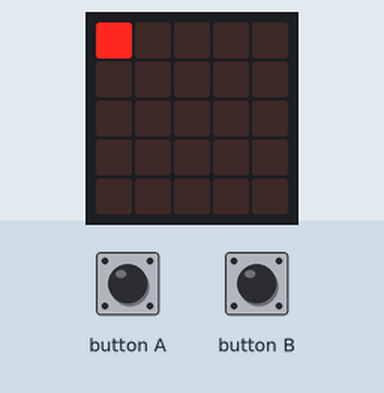
This program was run on a simulated BBC micro:bit (MakeCode). On the bench: the board's 5×5 LED display. Inputs (shaded band) come from the test bench.

Above: at 1.2 s.
1.3 s: button A pressed for 0.15 s
At 2.3 s:
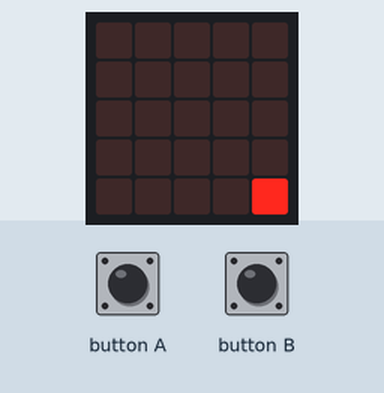
2.9 s: button A pressed for 0.15 s
At 3.6 s:
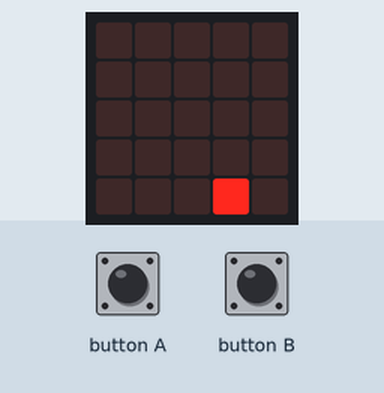
4.5 s: button A pressed for 0.15 s
At 5.8 s:
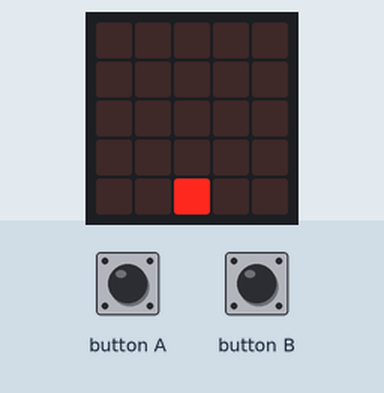
6.1 s: button A pressed for 0.15 s
At 7.2 s:
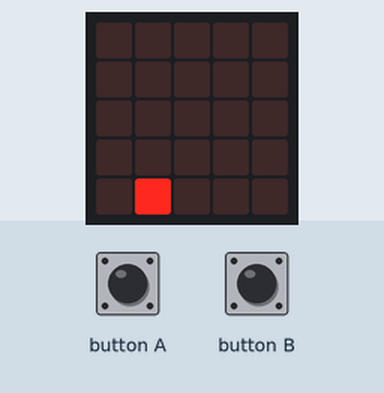
7.7 s: button A pressed for 0.15 s
At 8.4 s:
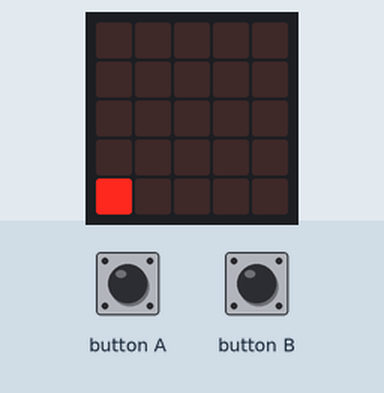
9.3 s: button A pressed for 0.15 s
At 10.8 s:
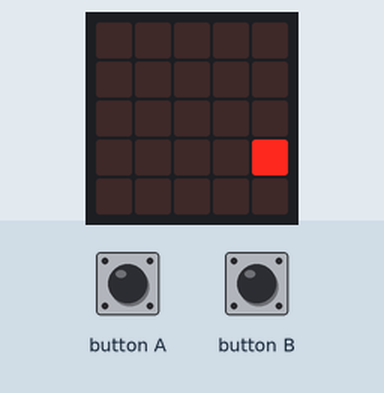
Timing chart, 0 to 11.9 s (numbered marks = the images above; inputs shaded):
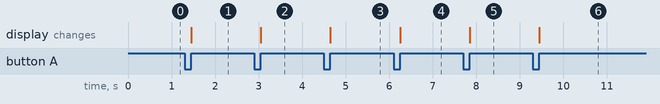

The program:

main.ts
```typescript
input.onButtonPressed(Button.A, function () {
    led.unplot(x, y)
    if (x == 0) {
        if (y == 0) {
            x = 4
            y = 4
            led.plot(x, y)
        } else {
            x = 4
            y += -1
            led.plot(x, y)
        }
    } else {
        x += -1
        led.plot(x, y)
    }
})
input.onButtonPressed(Button.B, function () {
    led.unplot(x, y)
    if (x == 4) {
        if (y == 4) {
            x = 0
            y = 0
            led.plot(x, y)
        } else {
            x = 0
            y += 1
            led.plot(x, y)
        }
    } else {
        x += 1
        led.plot(x, y)
    }
})
let y = 0
let x = 0
x = 0
y = 0
led.plot(x, y)
basic.forever(function () {

})
```

test.ts
```typescript
// les tests vont ici ; cela ne sera pas compilé si ce paquet est utilisé en tant qu'extension.
```

Measured:
- after the input at 1.3 s, the display: changes after 0.15 s (image 1)
- after the input at 2.9 s, the display: changes after 0.15 s (image 2)
- after the input at 4.5 s, the display: changes after 0.15 s (image 3)
- after the input at 6.1 s, the display: changes after 0.15 s (image 4)
- after the input at 7.7 s, the display: changes after 0.15 s (image 5)
- after the input at 9.3 s, the display: changes after 0.15 s (image 6)
